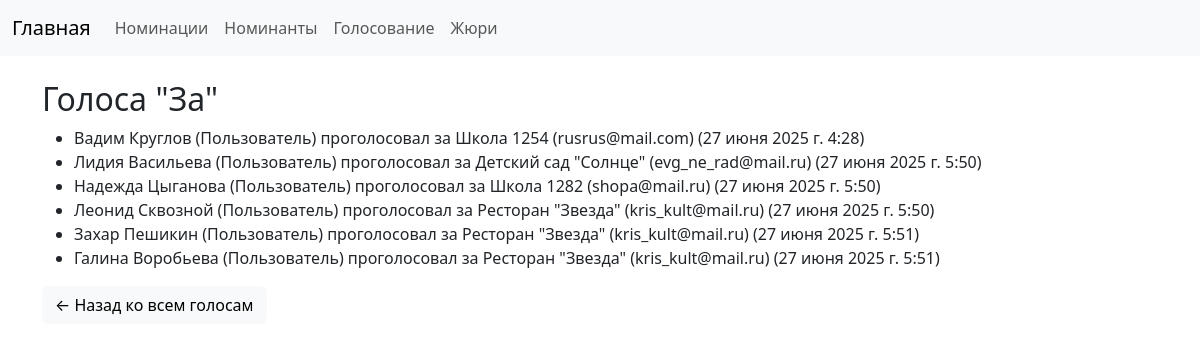
Page /nomination/votes/yes/ on the committed database.
### nomination/models.py (models this page shows, shortened)
class Vote(models.Model):
    VOTE_CHOICES = [
        ('Y', 'За'),
        ('N', 'Против'),
        ('A', 'Воздержался'),
    ]
    user = models.ForeignKey(User, verbose_name=_('Пользователь'), on_delete=models.CASCADE, related_name='votes')
    nominee = models.ForeignKey(Nominee, verbose_name=_('Номинант'), on_delete=models.CASCADE, related_name='votes')
    voted_at = models.DateTimeField(_('Дата голосования'), auto_now_add=True)
    choice = models.CharField(max_length=1, choices=VOTE_CHOICES, default='Y')
    objects = models.Manager()
    yes_votes = YesVoteManager()
    no_votes = NoVoteManager()
    class Meta:
        verbose_name = _('Голос')
        verbose_name_plural = _('Голоса')
        unique_together = ('user', 'nominee')

class User(models.Model):
    name = models.CharField(_('Имя'), max_length=30, blank=True)
    surname = models.CharField(_('Фамилия'), max_length=30, blank=True)
    email = models.EmailField(_('Электронная почта'), unique=True)
    role = models.ForeignKey(Role, verbose_name='Роль', on_delete=models.PROTECT, related_name='users')
    subscriptions = models.ManyToManyField(
        Nomination,
        through='Subscription',
        through_fields=('user', 'nomination'),
        related_name='subscribed_users',
        blank=True,
    )
    class Meta:
        verbose_name = 'Пользователь'
        verbose_name_plural = 'Пользователи'
    def __str__(self):
        return f"{self.name} {self.surname} ({self.role.name})"

class Role(models.Model):
    name = models.CharField('Название роли', max_length=50, unique=True)
    description = models.TextField('Описание', blank=True, null=True)
    class Meta:
        verbose_name = _('Роль')
        verbose_name_plural = _('Роли')

class Nominee(models.Model):
    nomination = models.ForeignKey(Nomination, verbose_name=_('Номинация'), on_delete=models.CASCADE, related_name='nominees')
    user = models.ForeignKey(User, verbose_name=_('Пользователь-номинант'), on_delete=models.CASCADE, related_name='nominee_profiles')
    project_name = models.CharField(_('Название проекта'), max_length=200)
    description = models.TextField(_('Описание проекта'), blank=True)
    contact = models.EmailField(_('Контактный email'), blank=True, null=True)
    created_at = models.DateTimeField(verbose_name='Дата создания', default=timezone.now)
    attachment = models.FileField(
        _('Вложение'),
        upload_to='nominee_files/',
        blank=True,
        null=True,
        help_text='Загрузите файл с описанием проекта'
    )
    project_url = models.URLField(_('Ссылка на проект'), blank=True, null=True)
    class Meta:
        verbose_name = _('Номинант')
        verbose_name_plural = _('Номинанты')
        ordering = ['-created_at']
        unique_together = ('nomination', 'user')
    def __str__(self):
        return f"{self.project_name} ({self.user.email})"

### nomination/views.py (the view)
# urls.py: path('votes/yes/', views.yes_votes_list, name='yes_votes_list'),
def yes_votes_list(request):
    yes_votes = Vote.yes_votes.all()
    return render(request, 'nomination/votes/yes_votes_list.html', {'yes_votes': yes_votes})

### nomination/models.py (called while the page is built)
    def get_queryset(self):
        return super().get_queryset().filter(choice='Y')

### nomination/templates/nomination/votes/yes_votes_list.html (shortened to what this page needs)
{% extends 'base.html' %}
{% block content %}
<h2>Голоса "За"</h2>
<ul>
  {% for vote in yes_votes %}
    <li>{{ vote.user }} проголосовал за {{ vote.nominee }} ({{ vote.voted_at }})</li>
  {% empty %}
    <p>Нет голосов "За"</p>
  {% endfor %}
</ul>
<p><a href="{% url 'votes' %}" class="btn btn-light">← Назад ко всем голосам</a></p>
{% endblock %}

### rows in the picture
Vote: user "Вадим Круглов (Пользователь)", nominee "Школа 1254 (rusrus@mail.com)", voted_at "27 июня 2025 г. 4:28"
Vote: user "Лидия Васильева (Пользователь)", nominee "Детский сад \"Солнце\" (evg_ne_rad@mail.ru)", voted_at "27 июня 2025 г. 5:50"
Vote: user "Надежда Цыганова (Пользователь)", nominee "Школа 1282 (shopa@mail.ru)", voted_at "27 июня 2025 г. 5:50"
Vote: user "Леонид Сквозной (Пользователь)", nominee "Ресторан \"Звезда\" (kris_kult@mail.ru)", voted_at "27 июня 2025 г. 5:50"
Vote: user "Захар Пешикин (Пользователь)", nominee "Ресторан \"Звезда\" (kris_kult@mail.ru)", voted_at "27 июня 2025 г. 5:51"
Vote: user "Галина Воробьева (Пользователь)", nominee "Ресторан \"Звезда\" (kris_kult@mail.ru)", voted_at "27 июня 2025 г. 5:51"
